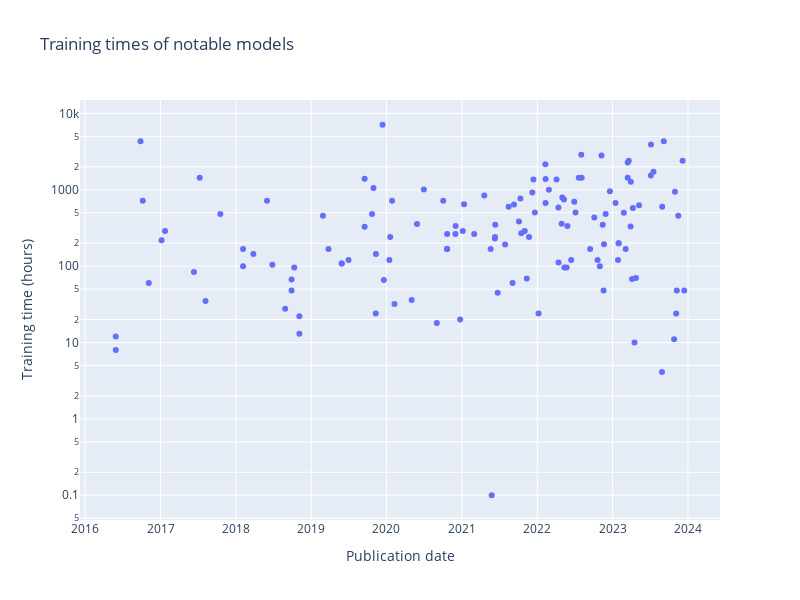

The notebook cell saved with this chart:
### Code cell
# Plot training time
fig = go.Figure()
fig.add_trace(go.Scatter(
    x=training_time_df['Publication date'],
    y=training_time_df['Training time (hours)'],
    mode='markers',
    text=training_time_df['System']
))
fig.update_layout(
    title='Training times of notable models',
    xaxis_title='Publication date',
    yaxis_title='Training time (hours)',
    yaxis_type='log',
    width=800,
    height=600,
)
fig.show()

### Figure 1 — Plotly figure (JSON) as saved in the notebook; plotly's stock layout.template omitted (floating-point values rounded to 4 significant figures; data arrays with more than 128 entries replaced by an {"elided": "..."} marker saying what was removed)
{"data": [{"mode": "markers", "text": {"elided": "132 str values"}, "type": "scatter", "x": {"elided": "132 str values"}, "y": {"elided": "132 float values"}}], "layout": {"height": 600, "title": {"text": "Training times of notable models"}, "width": 800, "xaxis": {"title": {"text": "Publication date"}}, "yaxis": {"title": {"text": "Training time (hours)"}, "type": "log"}}}
